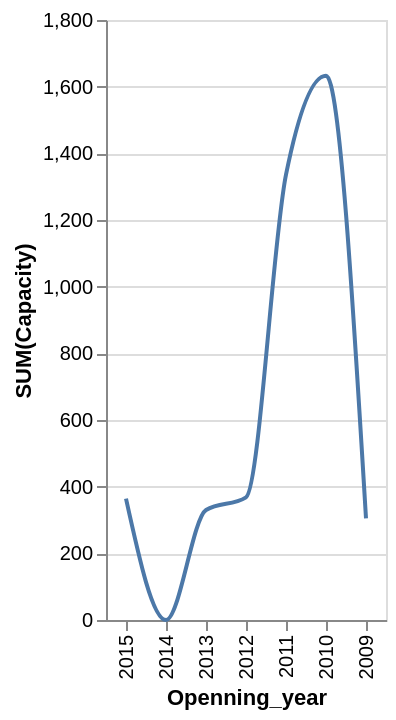

This figure's Vega-Lite source:
### Vega-Lite specification from a JSON file in a GitHub repository (floating-point values rounded to 4 significant figures)
{"data": {"values": [{"x_data": "2015", "y_data": 364}, {"x_data": "2014", "y_data": 0}, {"x_data": "2013", "y_data": 330}, {"x_data": "2012", "y_data": 368}, {"x_data": "2011", "y_data": 1336}, {"x_data": "2010", "y_data": 1633}, {"x_data": "2009", "y_data": 305}]}, "mark": {"type": "line", "interpolate": "monotone"}, "encoding": {"x": {"field": "x_data", "type": "nominal", "title": "Openning_year", "sort": "descending"}, "y": {"field": "y_data", "type": "quantitative", "title": "SUM(Capacity)"}}}
